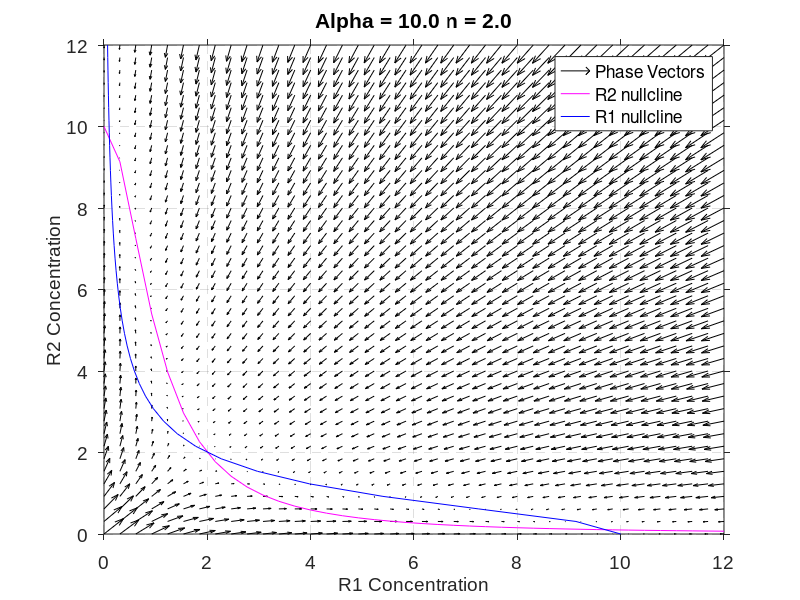

Here is the MATLAB script that generated this plot:
% CHEME 5440
% PS06
% Problem 1

%% This simulates the genetic toggle switch
%  

clear all;
close all;

%Species
% x(1) = R1
% x(2) = R2

% Initial conditions
% x0(1) = 0.1;     % R1 repressor (nM)
% x0(2) = 2.5;     % R2 repressor (nM)
 
%Parameters
a = 10;
n = 2;

% Time-span
%tspan = [0 50] ; % time-span in min

% Use ODE45 solver
%[t_out,x_out] = ode45(@(t,x) PS6_ODE1(t,x,a,n),tspan,x0);

%Calculate phase vectors
size_test = 40;
R1_test = linspace(0,12,size_test);
R2_test = linspace(0,12,size_test);

for i = 1:size_test
    for j = 1:size_test
        dR1(j,i) = a/(1+(R2_test(j)^n))-R1_test(i);
        dR2(j,i) = a/(1+(R1_test(i)^n))-R2_test(j);
    end
end

%Calculate nullclines
R1_null = zeros(size_test,1);
R2_null = zeros(size_test,1);

for i = 1:size_test
    R1_null(i) = a/(1+(R2_test(i)^n));
    R2_null(i) = a/(1+(R1_test(i)^n));
end

% Plot results in nM values
figure(1);
quiver(R1_test,R2_test,dR1,dR2,1.5,'k')
hold on;
plot(R1_test,R2_null,'-m'); % plot time in minutes
plot(R1_null,R2_test,'-b'); % plot time in minutes
legend('Phase Vectors','R2 nullcline','R1 nullcline','Location','Best');

set(gcf,'Position', [548 171 423 334]);
set(gcf,'Color', [1 1 1]);
set(gca,'FontName','Arial');
set(gca,'FontSize',14);
set(gca,'XGrid','off');
set(gca,'YGrid','off');
xlim([0 12])
ylim([0 12])
xlabel('R1 Concentration','FontName','Arial','FontSize',14);
ylabel('R2 Concentration','FontName','Arial','FontSize',14);
str = sprintf('Alpha = %1.1f n = %1.1f', a, n);
title(str)

set(gca,'GridLineStyle','--');
set(gca,'TickDir','out');
box on;
grid on;
hold off;
